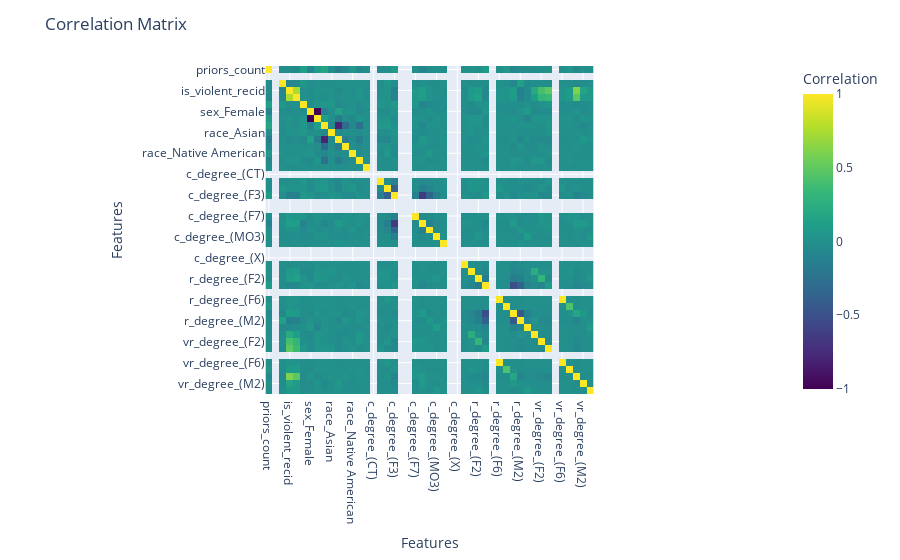

Notebook code for this chart:
### Code cell
df_noNan = df_encoded.dropna()
plot_correlation_matrix(df_noNan)

### Figure 1 — Plotly figure (JSON) as saved in the notebook; plotly's stock layout.template omitted (floating-point values rounded to 4 significant figures; data arrays with more than 128 entries replaced by an {"elided": "..."} marker saying what was removed)
{"data": [{"coloraxis": "coloraxis", "hovertemplate": "Feature 1: %{y}<br>Feature 2: %{x}<br>Correlation: %{z}<extra></extra>", "name": "0", "type": "heatmap", "x": ["priors_count", "is_recid", "r_days_from_arrest", "is_violent_recid", "event", "duration", "sex_Female", "sex_Male", "race_African-American", "race_Asian", "race_Caucasian", "race_Hispanic", "race_Native American", "race_Other", "c_degree_(CO3)", "c_degree_(CT)", "c_degree_(F1)", "c_degree_(F2)", "c_degree_(F3)", "c_degree_(F5)", "c_degree_(F6)", "c_degree_(F7)", "c_degree_(M1)", "c_degree_(M2)", "c_degree_(MO3)", "c_degree_(NI0)", "c_degree_(TCX)", "c_degree_(X)", "r_degree_(CO3)", "r_degree_(F1)", "r_degree_(F2)", "r_degree_(F3)", "r_degree_(F5)", "r_degree_(F6)", "r_degree_(F7)", "r_degree_(M1)", "r_degree_(M2)", "r_degree_(MO3)", "vr_degree_(F1)", "vr_degree_(F2)", "vr_degree_(F3)", "vr_degree_(F5)", "vr_degree_(F6)", "vr_degree_(F7)", "vr_degree_(M1)", "vr_degree_(M2)", "vr_degree_(MO3)"], "xaxis": "x", "y": ["priors_count", "is_recid", "r_days_from_arrest", "is_violent_recid", "event", "duration", "sex_Female", "sex_Male", "race_African-American", "race_Asian", "race_Caucasian", "race_Hispanic", "race_Native American", "race_Other", "c_degree_(CO3)", "c_degree_(CT)", "c_degree_(F1)", "c_degree_(F2)", "c_degree_(F3)", "c_degree_(F5)", "c_degree_(F6)", "c_degree_(F7)", "c_degree_(M1)", "c_degree_(M2)", "c_degree_(MO3)", "c_degree_(NI0)", "c_degree_(TCX)", "c_degree_(X)", "r_degree_(CO3)", "r_degree_(F1)", "r_degree_(F2)", "r_degree_(F3)", "r_degree_(F5)", "r_degree_(F6)", "r_degree_(F7)", "r_degree_(M1)", "r_degree_(M2)", "r_degree_(MO3)", "vr_degree_(F1)", "vr_degree_(F2)", "vr_degree_(F3)", "vr_degree_(F5)", "vr_degree_(F6)", "vr_degree_(F7)", "vr_degree_(M1)", "vr_degree_(M2)", "vr_degree_(MO3)"], "yaxis": "y", "z": {"elided": "47x47 float values"}}], "layout": {"coloraxis": {"colorbar": {"title": {"text": "Correlation"}}, "colorscale": [[0, "#440154"], [0.1111, "#482878"], [0.2222, "#3e4989"], [0.3333, "#31688e"], [0.4444, "#26828e"], [0.5556, "#1f9e89"], [0.6667, "#35b779"], [0.7778, "#6ece58"], [0.8889, "#b5de2b"], [1, "#fde725"]]}, "margin": {"t": 60}, "title": {"text": "Correlation Matrix"}, "xaxis": {"anchor": "y", "constrain": "domain", "domain": [0, 1], "scaleanchor": "y", "title": {"text": "Features"}}, "yaxis": {"anchor": "x", "autorange": "reversed", "constrain": "domain", "domain": [0, 1], "title": {"text": "Features"}}}}
